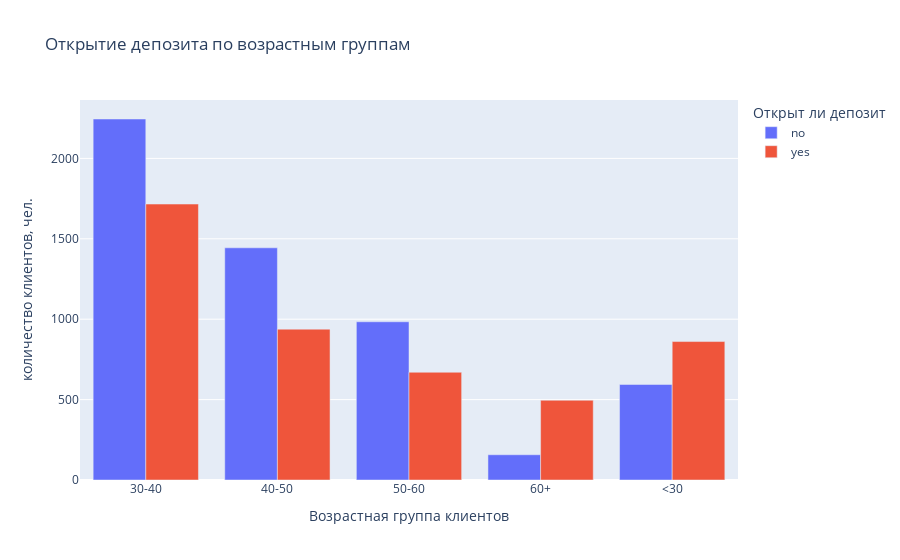

Here is the notebook cell this chart was saved with:
### Markdown cell above
### Задание 8

### Code cell
# создайте возрастные группы и определите, в каких группах более склонны открывать депозит, чем отказываться от предложения
def get_age_group(x):
    if x < 30:
        return '<30'
    elif 30<= x <40:
        return '30-40'
    elif 40<= x <50:
        return '40-50'
    elif 50<= x <60:
        return '50-60'
    else:
        return '60+'
        
df_cleaned['age_groups']=df_cleaned['age'].apply(get_age_group)

import plotly
import plotly.express as px

bar_data= df_cleaned.groupby(
    by='age_groups',
    as_index=False
)['deposit'].value_counts()

fig = px.bar(
    data_frame=bar_data,
    x="age_groups", 
    y="count", 
    color="deposit",
    labels={'deposit':'Открыт ли депозит', 'count':'количество клиентов, чел.', 'age_groups':'Возрастная группа клиентов'},
    barmode="group",
    orientation='v',
    title='Открытие депозита по возрастным группам'
);

fig.show()

### Figure 1 — Plotly figure (JSON) as saved in the notebook; plotly's stock layout.template omitted (floating-point values rounded to 4 significant figures)
{"data": [{"alignmentgroup": "True", "hovertemplate": "Открыт ли депозит=no<br>Возрастная группа клиентов=%{x}<br>количество клиентов, чел.=%{y}<extra></extra>", "legendgroup": "no", "marker": {"color": "#636efa", "pattern": {"shape": ""}}, "name": "no", "offsetgroup": "no", "orientation": "v", "showlegend": true, "textposition": "auto", "type": "bar", "x": ["30-40", "40-50", "50-60", "60+", "<30"], "xaxis": "x", "y": [2245, 1444, 984, 157, 594], "yaxis": "y"}, {"alignmentgroup": "True", "hovertemplate": "Открыт ли депозит=yes<br>Возрастная группа клиентов=%{x}<br>количество клиентов, чел.=%{y}<extra></extra>", "legendgroup": "yes", "marker": {"color": "#EF553B", "pattern": {"shape": ""}}, "name": "yes", "offsetgroup": "yes", "orientation": "v", "showlegend": true, "textposition": "auto", "type": "bar", "x": ["30-40", "40-50", "50-60", "60+", "<30"], "xaxis": "x", "y": [1716, 938, 670, 496, 861], "yaxis": "y"}], "layout": {"barmode": "group", "legend": {"title": {"text": "Открыт ли депозит"}, "tracegroupgap": 0}, "title": {"text": "Открытие депозита по возрастным группам"}, "xaxis": {"anchor": "y", "domain": [0, 1], "title": {"text": "Возрастная группа клиентов"}}, "yaxis": {"anchor": "x", "domain": [0, 1], "title": {"text": "количество клиентов, чел."}}}}
